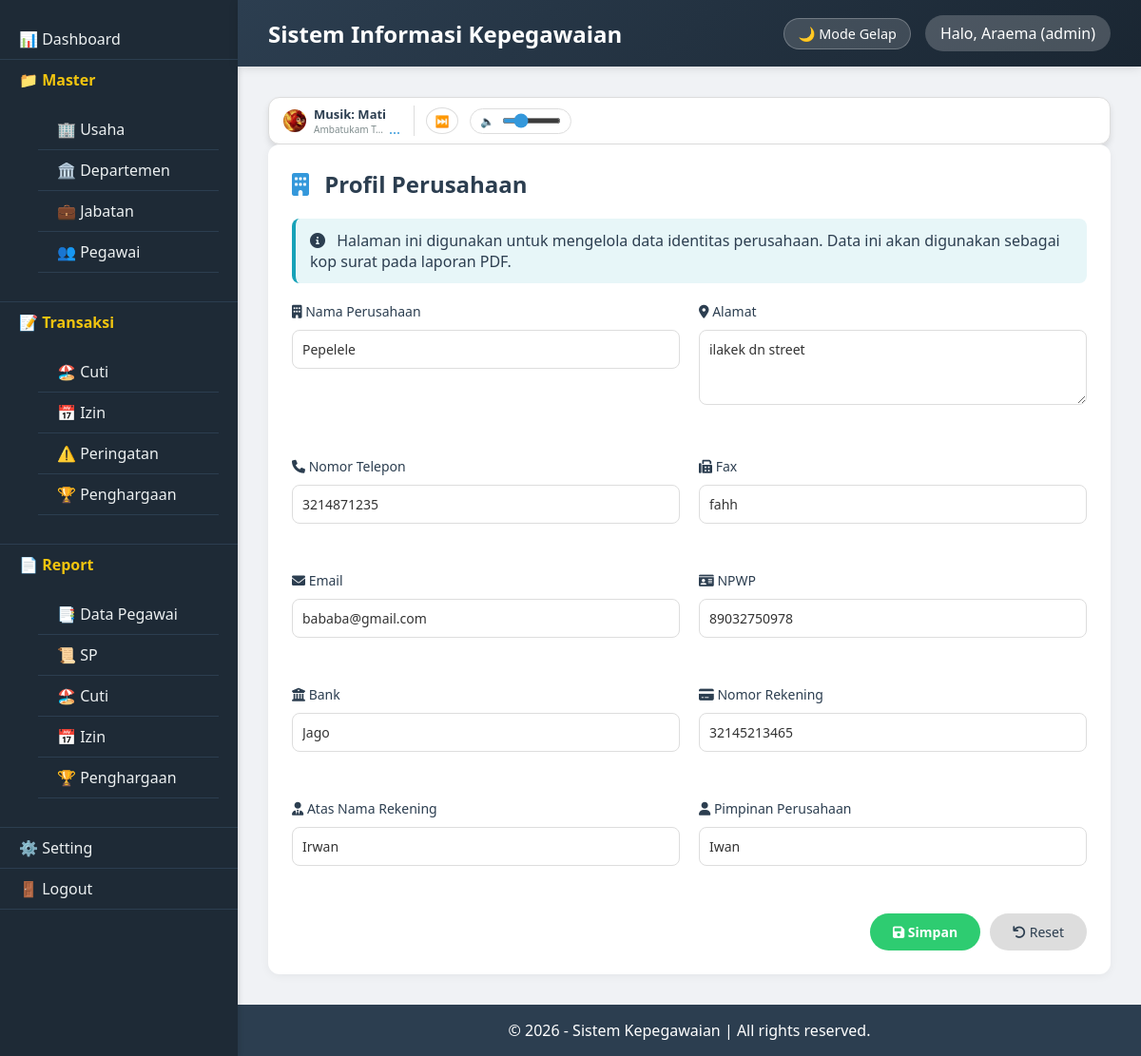
Screenshot of /index.php?page=usaha (signed in) with the database file from the repository.
### tables this page shows
CREATE TABLE `tbl_usaha` (
  `id_usaha` int(11) NOT NULL,
  `nama` varchar(100) NOT NULL,
  `alamat` text DEFAULT NULL,
  `nomor_telepon` varchar(20) DEFAULT NULL,
  `fax` varchar(20) DEFAULT NULL,
  `email` varchar(100) DEFAULT NULL,
  `npwp` varchar(30) DEFAULT NULL,
  `bank` varchar(100) DEFAULT NULL,
  `noaccount` varchar(50) DEFAULT NULL,
  `atasnama` varchar(100) DEFAULT NULL,
  `pimpinan` varchar(100) DEFAULT NULL,
  `created_at` timestamp NOT NULL DEFAULT current_timestamp()
);

### classes/Database.php (called while the page is built)
<?php
class Database {
    private static $instance = null;
    private $conn;
    private function __construct() {
        try {
            $this->conn = new PDO("mysql:host=".DB_HOST.";dbname=".DB_NAME, DB_USER, DB_PASS);
            $this->conn->setAttribute(PDO::ATTR_ERRMODE, PDO::ERRMODE_EXCEPTION);
        } catch(PDOException $e) {
            die("Koneksi gagal: " . $e->getMessage());
        }
    }
    public static function getInstance() {
        if (self::$instance == null) self::$instance = new Database();
        return self::$instance;
    }
    public function getConnection() {
        return $this->conn;
    }
}
?>

### classes/Usaha.php (called while the page is built, shortened)
<?php
class Usaha {
    private $db;
    public function __construct() {
        $this->db = Database::getInstance()->getConnection();
    }
    public function getData() {
        $stmt = $this->db->query("SELECT * FROM tbl_usaha LIMIT 1");
        return $stmt->fetch(PDO::FETCH_ASSOC);
    }
    public function hasData() {
        $stmt = $this->db->query("SELECT COUNT(*) as total FROM tbl_usaha");
        $result = $stmt->fetch(PDO::FETCH_ASSOC);
        return $result['total'] > 0;
    }
}
?>

### views/usaha/index.php (the view, shortened to what this page needs)
<?php
$usaha = new Usaha();
$hasData = $usaha->hasData();
$dataUsaha = $hasData ? $usaha->getData() : null;
include __DIR__ . '/../layouts/header.php';
?>
<link rel="stylesheet" href="https://cdnjs.cloudflare.com/ajax/libs/font-awesome/6.0.0-beta3/css/all.min.css">
<div class="card">
    <h2><i class="fas fa-building"></i> Profil Perusahaan</h2>
    <div class="info-text">
        <p><i class="fas fa-info-circle"></i> Halaman ini digunakan untuk mengelola data identitas perusahaan. Data ini akan digunakan sebagai kop surat pada laporan PDF.</p>
    </div>
    <form method="post" class="usaha-form">
        <div style="display: grid; grid-template-columns: 1fr 1fr; gap: 20px;">
            <div class="form-group">
                <label><i class="fas fa-building"></i> Nama Perusahaan</label>
                <input type="text" name="nama" value="<?= $hasData ? htmlspecialchars($dataUsaha['nama']) : '' ?>" required>
            </div>
            <div class="form-group">
                <label><i class="fas fa-map-marker-alt"></i> Alamat</label>
                <textarea name="alamat" rows="3"><?= $hasData ? htmlspecialchars($dataUsaha['alamat']) : '' ?></textarea>
            </div>
            <div class="form-group">
                <label><i class="fas fa-phone"></i> Nomor Telepon</label>
                <input type="text" name="nomor_telepon" value="<?= $hasData ? htmlspecialchars($dataUsaha['nomor_telepon']) : '' ?>">
            </div>
            <div class="form-group">
                <label><i class="fas fa-fax"></i> Fax</label>
                <input type="text" name="fax" value="<?= $hasData ? htmlspecialchars($dataUsaha['fax']) : '' ?>">
            </div>
            <div class="form-group">
                <label><i class="fas fa-envelope"></i> Email</label>
                <input type="email" name="email" value="<?= $hasData ? htmlspecialchars($dataUsaha['email']) : '' ?>">
            </div>
            <div class="form-group">
                <label><i class="fas fa-id-card"></i> NPWP</label>
                <input type="text" name="npwp" value="<?= $hasData ? htmlspecialchars($dataUsaha['npwp']) : '' ?>">
            </div>
            <div class="form-group">
                <label><i class="fas fa-university"></i> Bank</label>
                <input type="text" name="bank" value="<?= $hasData ? htmlspecialchars($dataUsaha['bank']) : '' ?>">
            </div>
            <div class="form-group">
                <label><i class="fas fa-credit-card"></i> Nomor Rekening</label>
                <input type="text" name="noaccount" value="<?= $hasData ? htmlspecialchars($dataUsaha['noaccount']) : '' ?>">
            </div>
            <div class="form-group">
                <label><i class="fas fa-user-tie"></i> Atas Nama Rekening</label>
                <input type="text" name="atasnama" value="<?= $hasData ? htmlspecialchars($dataUsaha['atasnama']) : '' ?>">
            </div>
            <div class="form-group">
                <label><i class="fas fa-user"></i> Pimpinan Perusahaan</label>
                <input type="text" name="pimpinan" value="<?= $hasData ? htmlspecialchars($dataUsaha['pimpinan']) : '' ?>">
            </div>
        </div>
        <div class="form-buttons">
            <button type="submit" class="btn-save"><i class="fas fa-save"></i> Simpan</button>
            <button type="reset" class="btn-cancel"><i class="fas fa-undo"></i> Reset</button>
        </div>
    </form>
</div>
<?php include __DIR__ . '/../layouts/footer.php'; ?>

### assets/css/style.css (style rules this page uses)
:root { --bg-body: #f0f2f5; --bg-card: #ffffff; --text-main: #2c3e50; --text-body: #333333; --text-muted: #7f8c8d; --border-color: #dddddd; --table-hover: #f5f5f5; --input-bg: #ffffff; --input-border: #dddddd; --header-bg: linear-gradient(135deg, #2c3e50, #1a2632); --sidebar-bg: #1e2a36; }
* { margin: 0; padding: 0; box-sizing: border-box; font-family: 'Segoe UI', Tahoma, Geneva, Verdana, sans-serif; }
body { background: var(--bg-body); color: var(--text-body); transition: background 0.3s, color 0.3s; }
.card { background: var(--bg-card); color: var(--text-body); border-radius: 10px; padding: 1.5rem; margin-bottom: 1.5rem; box-shadow: 0 2px 4px rgba(0,0,0,0.1); transition: background 0.3s, color 0.3s; }
.btn, button { display: inline-block; padding: 8px 16px; border-radius: 4px; border: none; cursor: pointer; font-size: 0.9rem; }
input, select, textarea { width: 100%; padding: 10px; margin: 5px 0 15px; background: var(--input-bg); color: var(--text-body); border: 1px solid var(--input-border); border-radius: 5px; }

### views/usaha/index.php (style rules this page uses)
.card { background: var(--bg-card); color: var(--text-body); border-radius: 12px; padding: 25px; box-shadow: 0 2px 10px rgba(0,0,0,0.05); max-width: 1000px; margin: 0 auto; transition: background 0.3s, color 0.3s; }
.card h2 { color: var(--text-main); margin-top: 0; margin-bottom: 20px; font-size: 24px; }
.card h2 i { color: #3498db; margin-right: 10px; }
.info-text { background: rgba(23, 162, 184, 0.1); padding: 12px 15px; border-radius: 8px; margin-bottom: 20px; color: var(--text-main); border-left: 4px solid #17a2b8; }
.info-text i { margin-right: 8px; }
.usaha-form { margin-top: 10px; }
.form-group { margin-bottom: 15px; }
.form-group label { display: block; margin-bottom: 5px; font-weight: 500; color: var(--text-main); font-size: 14px; }
.form-group input, .form-group textarea { width: 100%; padding: 10px; background: var(--input-bg); color: var(--text-body); border: 1px solid var(--input-border); border-radius: 8px; font-size: 14px; transition: background 0.3s, border 0.3s, color 0.3s; }
.form-group textarea { resize: vertical; }
.form-buttons { display: flex; gap: 10px; justify-content: flex-end; margin-top: 20px; }
.btn-save { background: #2ecc71; color: white; border: none; padding: 10px 24px; border-radius: 30px; cursor: pointer; font-size: 14px; font-weight: bold; }
.btn-cancel { background: var(--border-color); color: var(--text-main); border: none; padding: 10px 24px; border-radius: 30px; cursor: pointer; font-size: 14px; }

### rows the page displays
tbl_usaha: nama "Pepelele", alamat "ilakek dn street", nomor_telepon "3214871235", fax "fahh", email "bababa@gmail.com", npwp "89032750978", bank "Jago", noaccount "32145213465", atasnama "Irwan", pimpinan "Iwan"

### other values shown
Session::get('nama') "Araema"
Session::get('role') "admin"
